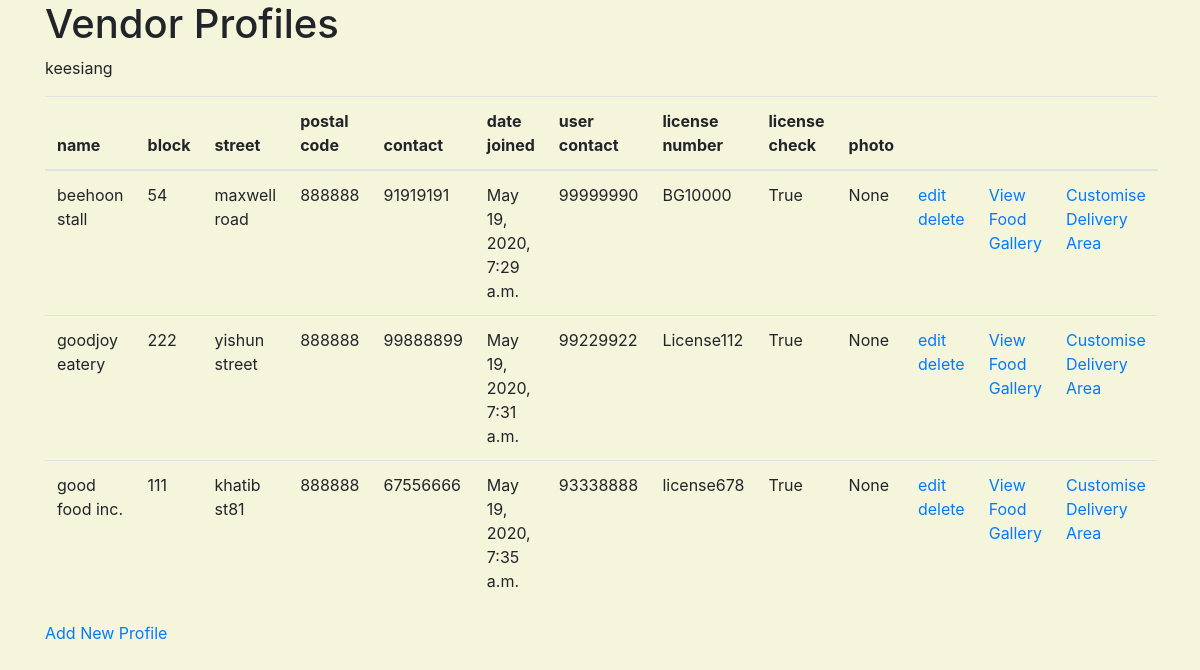
The page /vendor/profiles/ (signed in) on the database as committed earlier.
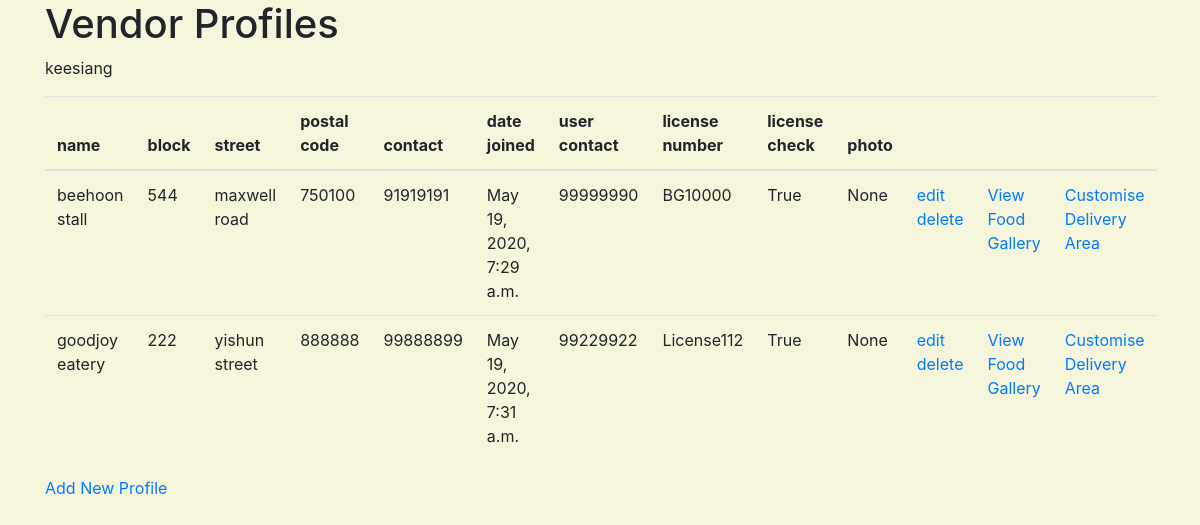
The same page on the database as committed later.
### vendor/models.py (models this page shows, shortened)
class Vendor(models.Model):
    category = models.ManyToManyField(Category)
    postal_code = models.ForeignKey(Postal, null=True, blank=False, on_delete=models.SET_NULL)
    name = models.CharField( max_length=100, null=False, blank=False)
    block = models.PositiveSmallIntegerField( null=False, blank=False)
    street = models.CharField(max_length=254, null=False, blank=False)
    contact = models.PositiveIntegerField(validators=[MinValueValidator(10000000), MaxValueValidator(99999999)], null=False, blank=False)
    date_joined = models.DateTimeField(auto_now_add=True)
    user = models.ForeignKey(User, null=True, on_delete=models.SET_NULL)
    user_contact = models.PositiveIntegerField(validators=[MinValueValidator(10000000), MaxValueValidator(99999999)], null=False, blank=False)
    license_number = models.CharField(max_length=10, null=False, blank=False)
    license_check = models.BooleanField(default=False)
    photo_url=models.URLField(max_length=1024, null=True, blank=True)

### location/models.py (models this page shows)
class Postal(models.Model):
    postal_code = models.PositiveIntegerField(validators=[MinValueValidator(10000), MaxValueValidator(999999)], null=False, blank=False)
    def __str__(self):
        return str(self.postal_code)

### vendor/views.py (the view)
# urls.py: path('profiles/', vendor.views.view_vendor_profiles, name='view_vendor_profiles_route'),
@login_required
def view_vendor_profiles(request):
    vendor_profiles = Vendor.objects.filter(user=request.user)
    username = request.user.username
    return render(request, "vendor/vendor_profiles.html", {
            "vendor_profiles": vendor_profiles,
            "username": username
    })

### vendor/templates/vendor/vendor_profiles.html (shortened to what this page needs)
{% extends 'base_template.html' %}
{%block content%}
<h1> Vendor Profiles </h1>
<p> {{username}} </p>
    <table class="table">
        <tr>
            <thead>
                <th>name</th>
                <th>block</th>
                <th>street</th>
                <th>postal code</th>
                <th> contact </th>
                <th> date joined </th>
                <th> user contact </th>
                <th> license number </th>
                <th> license check </th>
                <th> photo </th>
                <th> &nbsp; </th>
                <th> &nbsp; </th>
                <th> &nbsp; </th>
            </thead>
        </tr>
        {%for j in vendor_profiles %}
            <tr>
                <td> {{j.name}} </td>
                <td> {{j.block}} </td>
                <td> {{j.street}} </td>
                <td> {{j.postal_code}} </td>
                <td> {{j.contact}} </td>
                <td> {{j.date_joined}} </td>
                <td> {{j.user_contact}} </td>
                <td> {{j.license_number}} </td>
                <td> {{j.license_check}} </td>
                <td> {{j.photo_url}} </td>
                <td> <a href="{% url 'edit_vendor_profile_route' vendor_profile_id=j.id %}"> edit</a>
                    <a href="{% url 'delete_vendor_profile_route' vendor_profile_id=j.id %}">delete</a>
                </td>
                <td> <a href="{% url 'view_vendor_food_gallery_route' vendor_profile_id=j.id %}"> View Food Gallery </a> </td>
                <td> <a href="{% url 'create_delivery_area_route' vendor_profile_id=j.id %}"> Customise Delivery Area </a> </td>
            </tr>
        {%endfor%}
    </table>
    <a href="{% url 'create_vendor_route' %}"> Add New Profile </a>
{%endblock%}

### templates/base_template.html (shortened to what this page needs)
{% load static %}
<!doctype html>
<html lang="en">
  <head>
    <link rel="stylesheet" href="https://stackpath.bootstrapcdn.com/bootstrap/4.4.1/css/bootstrap.min.css">
    <link rel="stylesheet" href="{% static 'style.css' %}">
  </head>
  <body>
    <div class="container">
    {%block content%} {%endblock%}
    </div>
  </body>
</html>

### static/style.css (style rules this page uses)
body { background-color: beige; }

Rows that differ between the two databases and show on the page:
removed Vendor: name "good food inc.", block "111", street "khatib st81", postal_code "888888", contact "67556666", date_joined "May 19, 2020, 7:35 a.m.", user_contact "93338888", license_number "license678", license_check "True", photo_url "None"
changed Vendor "beehoon stall": block "54" → "544"; postal_code "888888" → "750100"
